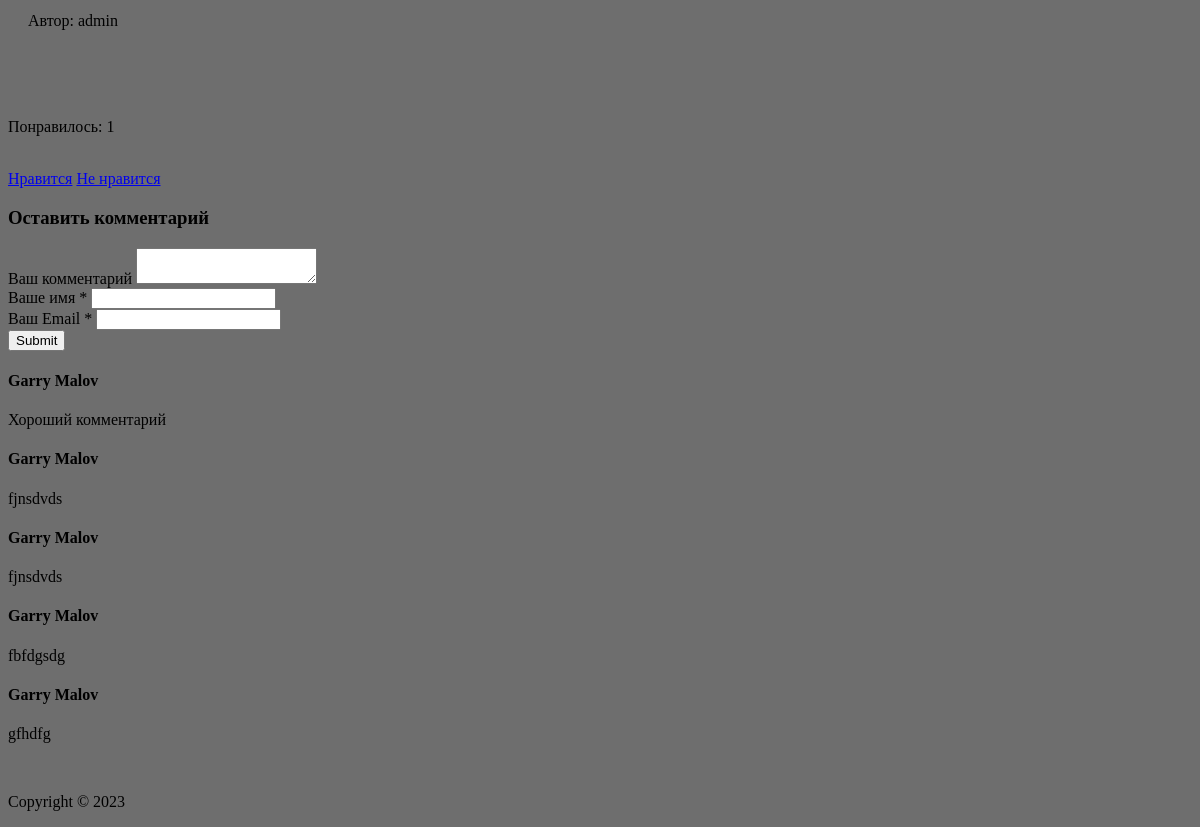
Before: /1/ (lower part) with the older database file.
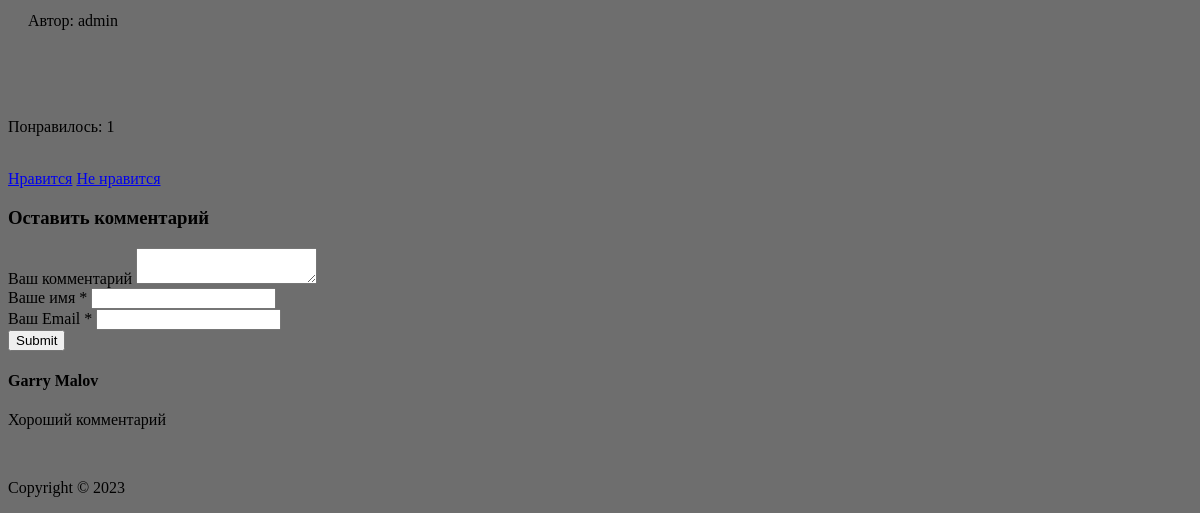
After: the same page with the newer database file.
### news/models.py (models this page shows, shortened)
class Post(models.Model):
    title = models.CharField('Заголовок записи', max_length=100)
    description = models.TextField('Текст записи')
    author = models.CharField('Имя автора', max_length=100)
    date = models.DateField('Дата публикации')
    img = models.ImageField('Изображение', upload_to='image/%Y')
    class Meta:
        verbose_name = 'Запись'
        verbose_name_plural = 'Записи'

class Comments(models.Model):
    email = models.EmailField()
    name = models.CharField('Имя', max_length=50)
    text_comments = models.TextField('Текст комментария', max_length=2000)
    post = models.ForeignKey(Post, verbose_name='Публикация', on_delete=models.CASCADE)
    class Meta:
        verbose_name = 'Комментарий'
        verbose_name_plural = 'Комментарии'

### news/views.py (the view)
# urls.py: path('<int:pk>/', views.PostDetail.as_view()),
class PostDetail(View):
    def get(self, request, pk):
        post = Post.objects.get(id=pk)
        return render(request, 'blog/blog_detail.html', {'post': post})

### templates/blog/blog_detail.html (shortened to what this page needs)
{% load static %}
<!DOCTYPE>
<html >
<head>
	<link rel="stylesheet" href="{% static 'css/style.css' %}" type="text/css" media="all" />
</head>
<body>
    <div class="shell">
        <div class="border">
            <div class="main">
                <div id="content" class="left">
                    <div class="projects">
                        <div class="item">
                            <div class="text left">
                                <p>Автор: {{ post.author }} </p>
                            </div>
                            <div class="cl">&nbsp;</div>
                        </div>
                    </div>
                </div>
                <div class="likes">
                    <br>
                    <p>Понравилось: {{ post.likes_set.all.count }}</p>
                    <br>
                    <a href="{% url 'add_likes' post.id %}">Нравится</a>
                    <a href="{% url 'del_likes' post.id %}">Не нравится</a>
                </div>
                <div class="form-comment">
                    <h3>Оставить комментарий</h3>
                    <div>
                        <form action="{% url 'add_comments' post.id %}" method="post">
                            <div>
                                <label>Ваш комментарий</label>
                                <textarea name="text_comments"></textarea>
                            </div>
                            <div>
                                <label>Ваше имя *</label>
                                <input type="text" name="name">
                            </div>
                            <div>
                                <label>Ваш Email *</label>
                                <input type="email" name="email">
                            </div>
                            <div><input type="submit"></div>
                        </form>
                    </div>
                </div>
                <div>
                    {% for comment in post.comments_set.all %}
                    <div class="view-comment">
                        <h4>{{ comment.name }}</h4>
                        <p>
                            {{ comment.text_comments }}
                        </p>
                    </div>
                    {% endfor %}
                </div>
                <div class="cl">&nbsp;</div>
            </div>
        </div>
        <div class="footer" >
            <p class="copy right">Copyright &copy;  2023 </p>
        </div>
    </div>
</body>
</html>

### static/css/style.css (style rules this page uses)
body { background: #6e6e6e; }
.projects { width: 300px; height: 550px; position: block; margin: 20px; display: table; }

Changed rows visible on the page:
removed Comments: name "Garry Malov", text_comments "fjnsdvds"
removed Comments: name "Garry Malov", text_comments "fjnsdvds"
removed Comments: name "Garry Malov", text_comments "fbfdgsdg"
removed Comments: name "Garry Malov", text_comments "gfhdfg"
